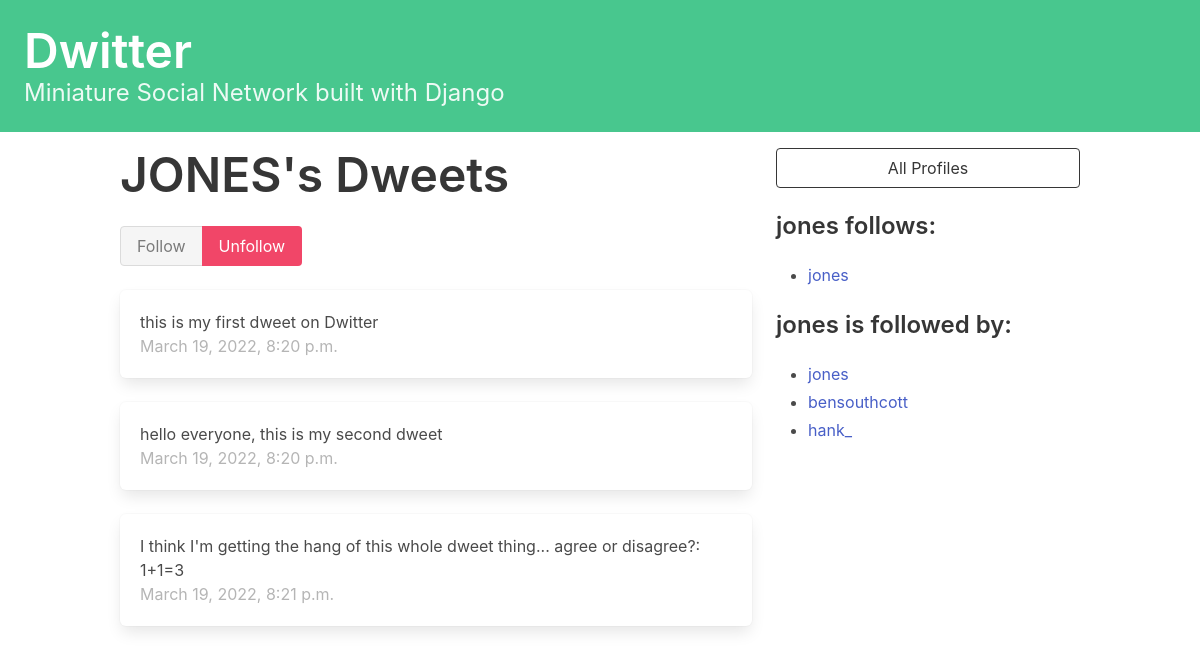
The app's page /profile/6 (signed in) with its own data.
### dwitter/models.py (models this page shows, shortened)
class Profile(models.Model):
    user = models.OneToOneField(User, on_delete=models.CASCADE)
    follows = models.ManyToManyField(
        "self",
        related_name="followed_by",
        symmetrical=False,
        blank=True
    )
    def __str__(self):
        return self.user.username

class Dweet(models.Model):
    user = models.ForeignKey(
        User, related_name="dweets", on_delete=models.DO_NOTHING
    )
    body = models.CharField(max_length=140)
    created_at = models.DateTimeField(auto_now_add=True)

### dwitter/views.py (the view, shortened to what this page needs)
# urls.py: path("profile/<int:pk>", profile, name="profile")
def profile(request, pk):
    if not hasattr(request.user, "profile"):
        missing_profile = Profile(user=request.user)
        missing_profile.save()
    profile = Profile.objects.get(pk=pk)
    return render(request, "dwitter/profile.html", {"profile": profile})

### dwitter/templates/dwitter/profile.html (shortened to what this page needs)
{% extends "base.html" %}
{% block content %}
<div class="column">
    <div class="block">
    <h1 class="title is-1">
        {{profile.user.username|upper}}'s Dweets
    </h1>
    </div>
    <div class="block">
        <form method="post">
            <div class="buttons has-addons">
                {% if profile in user.profile.follows.all %}
                    <button class="button is-success is-static">Follow</button>
                    <button class="button is-danger" name="follow" value="unfollow">Unfollow</button>
                {% else %}
                    <button class="button is-success" name="follow" value="follow">Follow</button>
                    <button class="button is-danger is-static">Unfollow</button>
                {% endif %}
            </div>
        </form>
    </div>
    <div class="content">
    {% for dweet in profile.user.dweets.all %}
        <div class="box">
            {{ dweet.body }}
            <span class="is-small has-text-grey-light">
                <br>
                {{ dweet.created_at }}
            </span>
        </div>
    {% endfor %}
    </div>
</div>
<div class="column is-one-third">
    <div class="block">
        <a href="{% url 'dwitter:profile_list' %}">
            <button class="button is-dark is-outlined is-fullwidth">
                All Profiles
            </button>
        </a>
    </div>
    <div class="block">
        <h3 class="title is-4">
            {{profile.user.username}} follows:
        </h3>
        <div class="content">
            <ul>
            {% for following in profile.follows.all %}
                <li>
                    <a href="{% url 'dwitter:profile' following.id %}">
                        {{ following }}
                    </a>
                </li>
            {% endfor %}
            </ul>
        </div>
    </div>
    <div class="block">
        <h3 class="title is-4">
            {{profile.user.username}} is followed by:
        </h3>
        <div class="content">
            <ul>
            {% for follower in profile.followed_by.all %}
                <li>
                    <a href="{% url 'dwitter:profile' follower.id %}">
                        {{ follower }}
                    </a>
                </li>
            {% endfor %}
            </ul>
        </div>
    </div>
</div>
{% endblock content %}

### records on screen
Profile: user.username "JONES", user.username "jones"
Dweet: body "this is my first dweet on Dwitter", created_at "March 19, 2022, 8:20 p.m."
Dweet: body "hello everyone, this is my second dweet", created_at "March 19, 2022, 8:20 p.m."
Dweet: body "I think I'm getting the hang of this whole dweet thing... agree or disagree?: 1+1=3", created_at "March 19, 2022, 8:21 p.m."
Profile: user.username "bensouthcott"
Profile: user.username "hank_"
